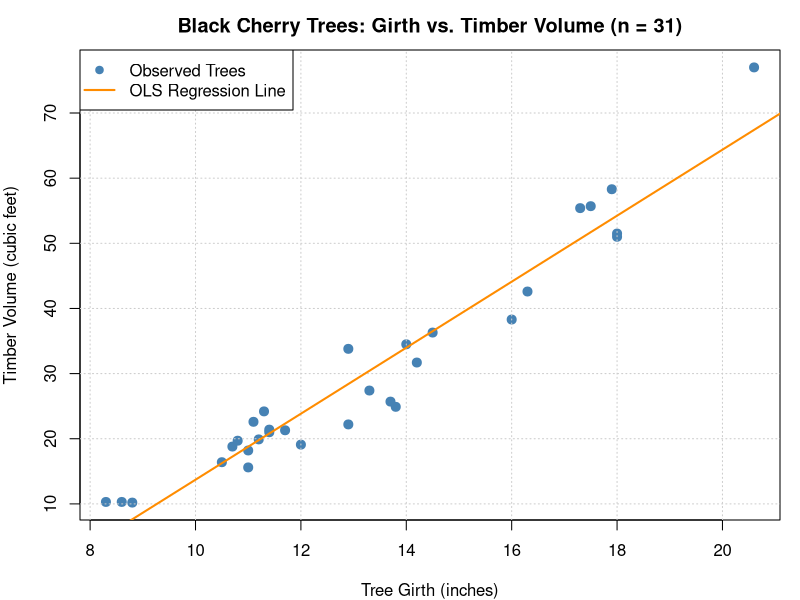
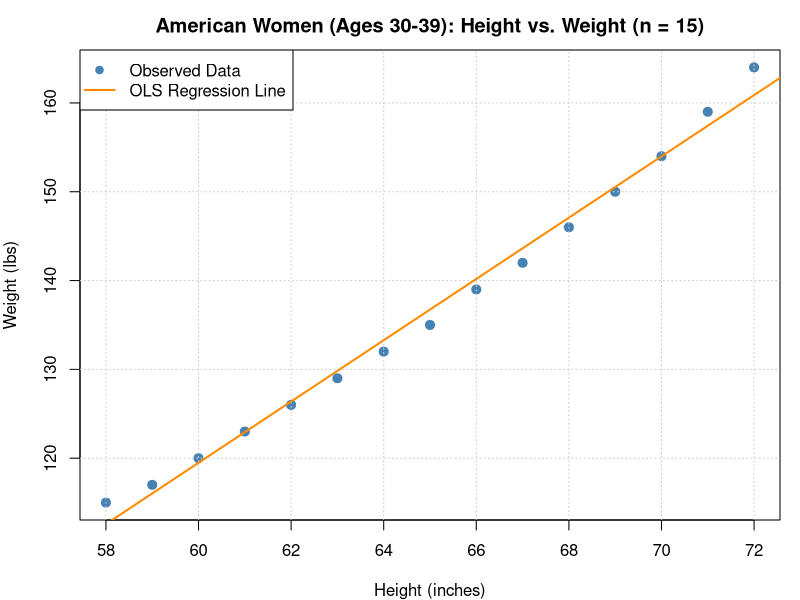
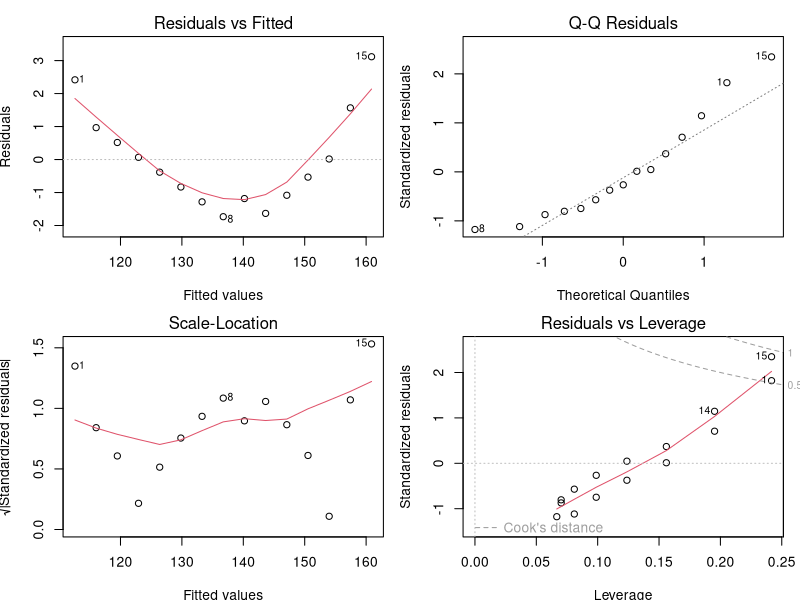
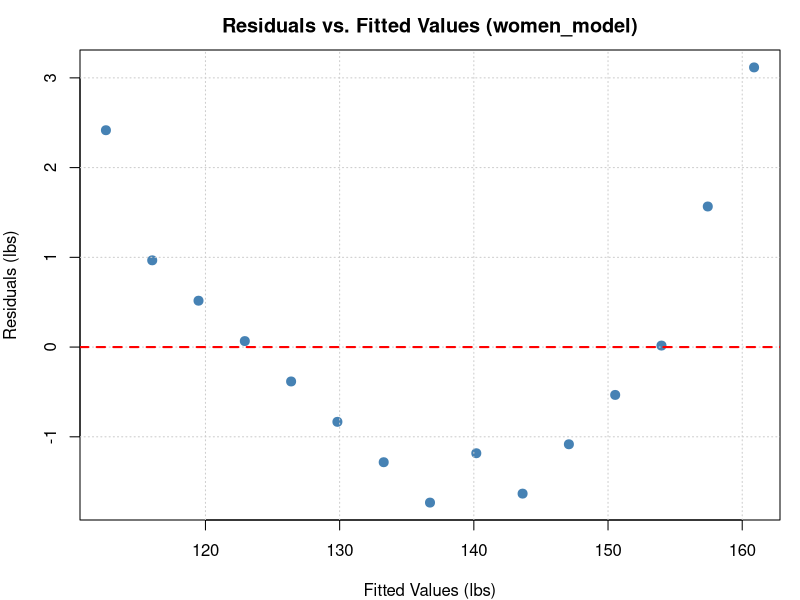
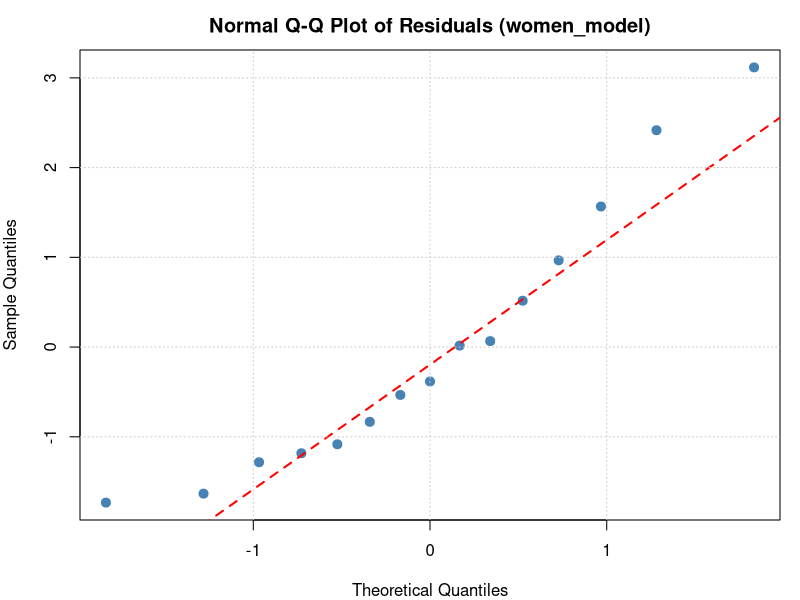

The R script that drew these images, in order:
# ==============================================================================
# BIO2105: Biostatistics — Chapter 9: Regression Analysis (Formative Assessment 12)
# Topic: Correlation, Simple Linear Regression, and Residual Diagnostics
# Datasets: trees (Part I) and women (Part II)
# ==============================================================================

# Reset any stuck graphics devices before plotting
graphics.off()

# ==============================================================================
# PART I: Black Cherry Trees Dataset (trees)
# ==============================================================================

# ------------------------------------------------------------------------------
# Task 1: Variable Roles & Data Exploration
# ------------------------------------------------------------------------------
data(trees)

head(trees)
str(trees)
summary(trees[, c("Girth", "Volume")])

# ------------------------------------------------------------------------------
# Task 2: Scatter Plot with Fitted Regression Line
# ------------------------------------------------------------------------------
tree_model <- lm(Volume ~ Girth, data = trees)

par(mar = c(4, 4, 2.5, 1))
plot(
  trees$Girth, trees$Volume,
  xlab = "Tree Girth (inches)",
  ylab = "Timber Volume (cubic feet)",
  main = "Black Cherry Trees: Girth vs. Timber Volume (n = 31)",
  pch = 19, col = "steelblue", cex = 1.2
)
grid(col = "gray80")
abline(tree_model, col = "darkorange", lwd = 2)
legend(
  "topleft",
  legend = c("Observed Trees", "OLS Regression Line"),
  pch = c(19, NA),
  lty = c(NA, 1),
  col = c("steelblue", "darkorange"),
  lwd = c(NA, 2)
)
par(mar = c(5.1, 4.1, 4.1, 2.1))

# ------------------------------------------------------------------------------
# Task 3: Pearson's Correlation Coefficient (r) — Built-in vs. Manual Formula
# ------------------------------------------------------------------------------
r_builtin <- cor(trees$Girth, trees$Volume)

n     <- nrow(trees)
x_bar <- mean(trees$Girth)
y_bar <- mean(trees$Volume)
s_x   <- sd(trees$Girth)
s_y   <- sd(trees$Volume)

r_manual <- (1 / (n - 1)) * sum(((trees$Girth - x_bar) / s_x) * ((trees$Volume - y_bar) / s_y))

cat(sprintf("Built-in correlation r = %.6f\n", r_builtin))
cat(sprintf("Manual correlation r   = %.6f\n", r_manual))
cor.test(trees$Girth, trees$Volume)

# ------------------------------------------------------------------------------
# Task 4: Invariance Under Linear Transformation
# ------------------------------------------------------------------------------
girth_cm <- 2.54 * trees$Girth
volume_L <- 28.3168 * trees$Volume
r_metric <- cor(girth_cm, volume_L)

cat(sprintf("Original r (in, ft^3): %.6f\n", r_builtin))
cat(sprintf("Metric r   (cm, L)   : %.6f\n", r_metric))
cat(sprintf("Absolute difference  : %.2e\n", abs(r_builtin - r_metric)))

# ------------------------------------------------------------------------------
# Task 5: Simple Linear Regression Estimation & Centroid Property
# ------------------------------------------------------------------------------
coeffs <- coef(tree_model)
b0 <- coeffs[1]
b1 <- coeffs[2]
print(coeffs)

b1_from_r <- r_builtin * (s_y / s_x)
cat(sprintf("Slope from lm()        : %.6f\n", b1))
cat(sprintf("Slope from r*(s_y/s_x) : %.6f\n", b1_from_r))

y_hat_at_xbar <- b0 + b1 * x_bar
cat(sprintf("Sample mean y_bar      : %.6f\n", y_bar))
cat(sprintf("Predicted y at x_bar   : %.6f\n", y_hat_at_xbar))

# ------------------------------------------------------------------------------
# Task 6: Coefficient of Determination (R^2)
# ------------------------------------------------------------------------------
r_squared <- summary(tree_model)$r.squared
cat(sprintf("R-squared from summary(): %.6f\n", r_squared))
cat(sprintf("r^2 from correlation    : %.6f\n", r_builtin^2))

# ------------------------------------------------------------------------------
# Task 7: Inference for Slope & Confidence vs. Prediction Intervals
# ------------------------------------------------------------------------------
summary(tree_model)
confint(tree_model, level = 0.95)

new_trees <- data.frame(Girth = c(10, 14, 18))

ci_mean <- predict(tree_model, newdata = new_trees, interval = "confidence", level = 0.95)
cat("\n95% Confidence Intervals (Mean Response):\n")
print(round(ci_mean, 3))

pi_indiv <- predict(tree_model, newdata = new_trees, interval = "prediction", level = 0.95)
cat("\n95% Prediction Intervals (Individual Response):\n")
print(round(pi_indiv, 3))


# ==============================================================================
# PART II: American Women Height & Weight Dataset (women)
# ==============================================================================

# ------------------------------------------------------------------------------
# Task 8: Model Fitting & Scatter Plot
# ------------------------------------------------------------------------------
data(women)
head(women)

women_model <- lm(weight ~ height, data = women)
summary(women_model)

par(mar = c(4, 4, 2.5, 1))
plot(
  women$height, women$weight,
  xlab = "Height (inches)",
  ylab = "Weight (lbs)",
  main = "American Women (Ages 30-39): Height vs. Weight (n = 15)",
  pch = 19, col = "steelblue", cex = 1.2
)
grid(col = "gray80")
abline(women_model, col = "darkorange", lwd = 2)
legend(
  "topleft",
  legend = c("Observed Data", "OLS Regression Line"),
  pch = c(19, NA),
  lty = c(NA, 1),
  col = c("steelblue", "darkorange"),
  lwd = c(NA, 2)
)
par(mar = c(5.1, 4.1, 4.1, 2.1))

# ------------------------------------------------------------------------------
# Task 9: ANOVA Table & Sum of Squares Decomposition
# ------------------------------------------------------------------------------
if (!exists("women_model")) {
  data(women)
  women_model <- lm(weight ~ height, data = women)
}

anova(women_model)

y_obs  <- women$weight
y_hat  <- fitted(women_model)
res    <- residuals(women_model)
y_mean <- mean(y_obs)

ss_total <- sum((y_obs - y_mean)^2)
ss_reg   <- sum((y_hat - y_mean)^2)
ss_error <- sum(res^2)

cat(sprintf("SS_Total             : %.4f\n", ss_total))
cat(sprintf("SS_Reg               : %.4f\n", ss_reg))
cat(sprintf("SS_Error             : %.4f\n", ss_error))
cat(sprintf("SS_Reg + SS_Error    : %.4f\n", ss_reg + ss_error))
cat(sprintf("R^2 = SS_Reg/SS_Total: %.6f\n", ss_reg / ss_total))

# ------------------------------------------------------------------------------
# Task 10: Residual Diagnostics & Assumption Checking
# ------------------------------------------------------------------------------
if (!exists("women_model")) {
  data(women)
  women_model <- lm(weight ~ height, data = women)
}

par(mfrow = c(2, 2), mar = c(3.8, 3.8, 2.2, 1))
plot(women_model)

par(mfrow = c(1, 1), mar = c(4, 4, 2.5, 1))

# Dedicated Residuals vs. Fitted Values plot with zero reference line
plot(
  fitted(women_model), residuals(women_model),
  xlab = "Fitted Values (lbs)",
  ylab = "Residuals (lbs)",
  main = "Residuals vs. Fitted Values (women_model)",
  pch = 19, col = "steelblue", cex = 1.2
)
grid(col = "gray80")
abline(h = 0, col = "red", lty = 2, lwd = 2)

# Dedicated Normal Q-Q plot of residuals
qqnorm(
  residuals(women_model),
  main = "Normal Q-Q Plot of Residuals (women_model)",
  pch = 19, col = "steelblue", cex = 1.2
)
qqline(residuals(women_model), col = "red", lty = 2, lwd = 2)
grid(col = "gray80")

par(mfrow = c(1, 1), mar = c(5.1, 4.1, 4.1, 2.1))
